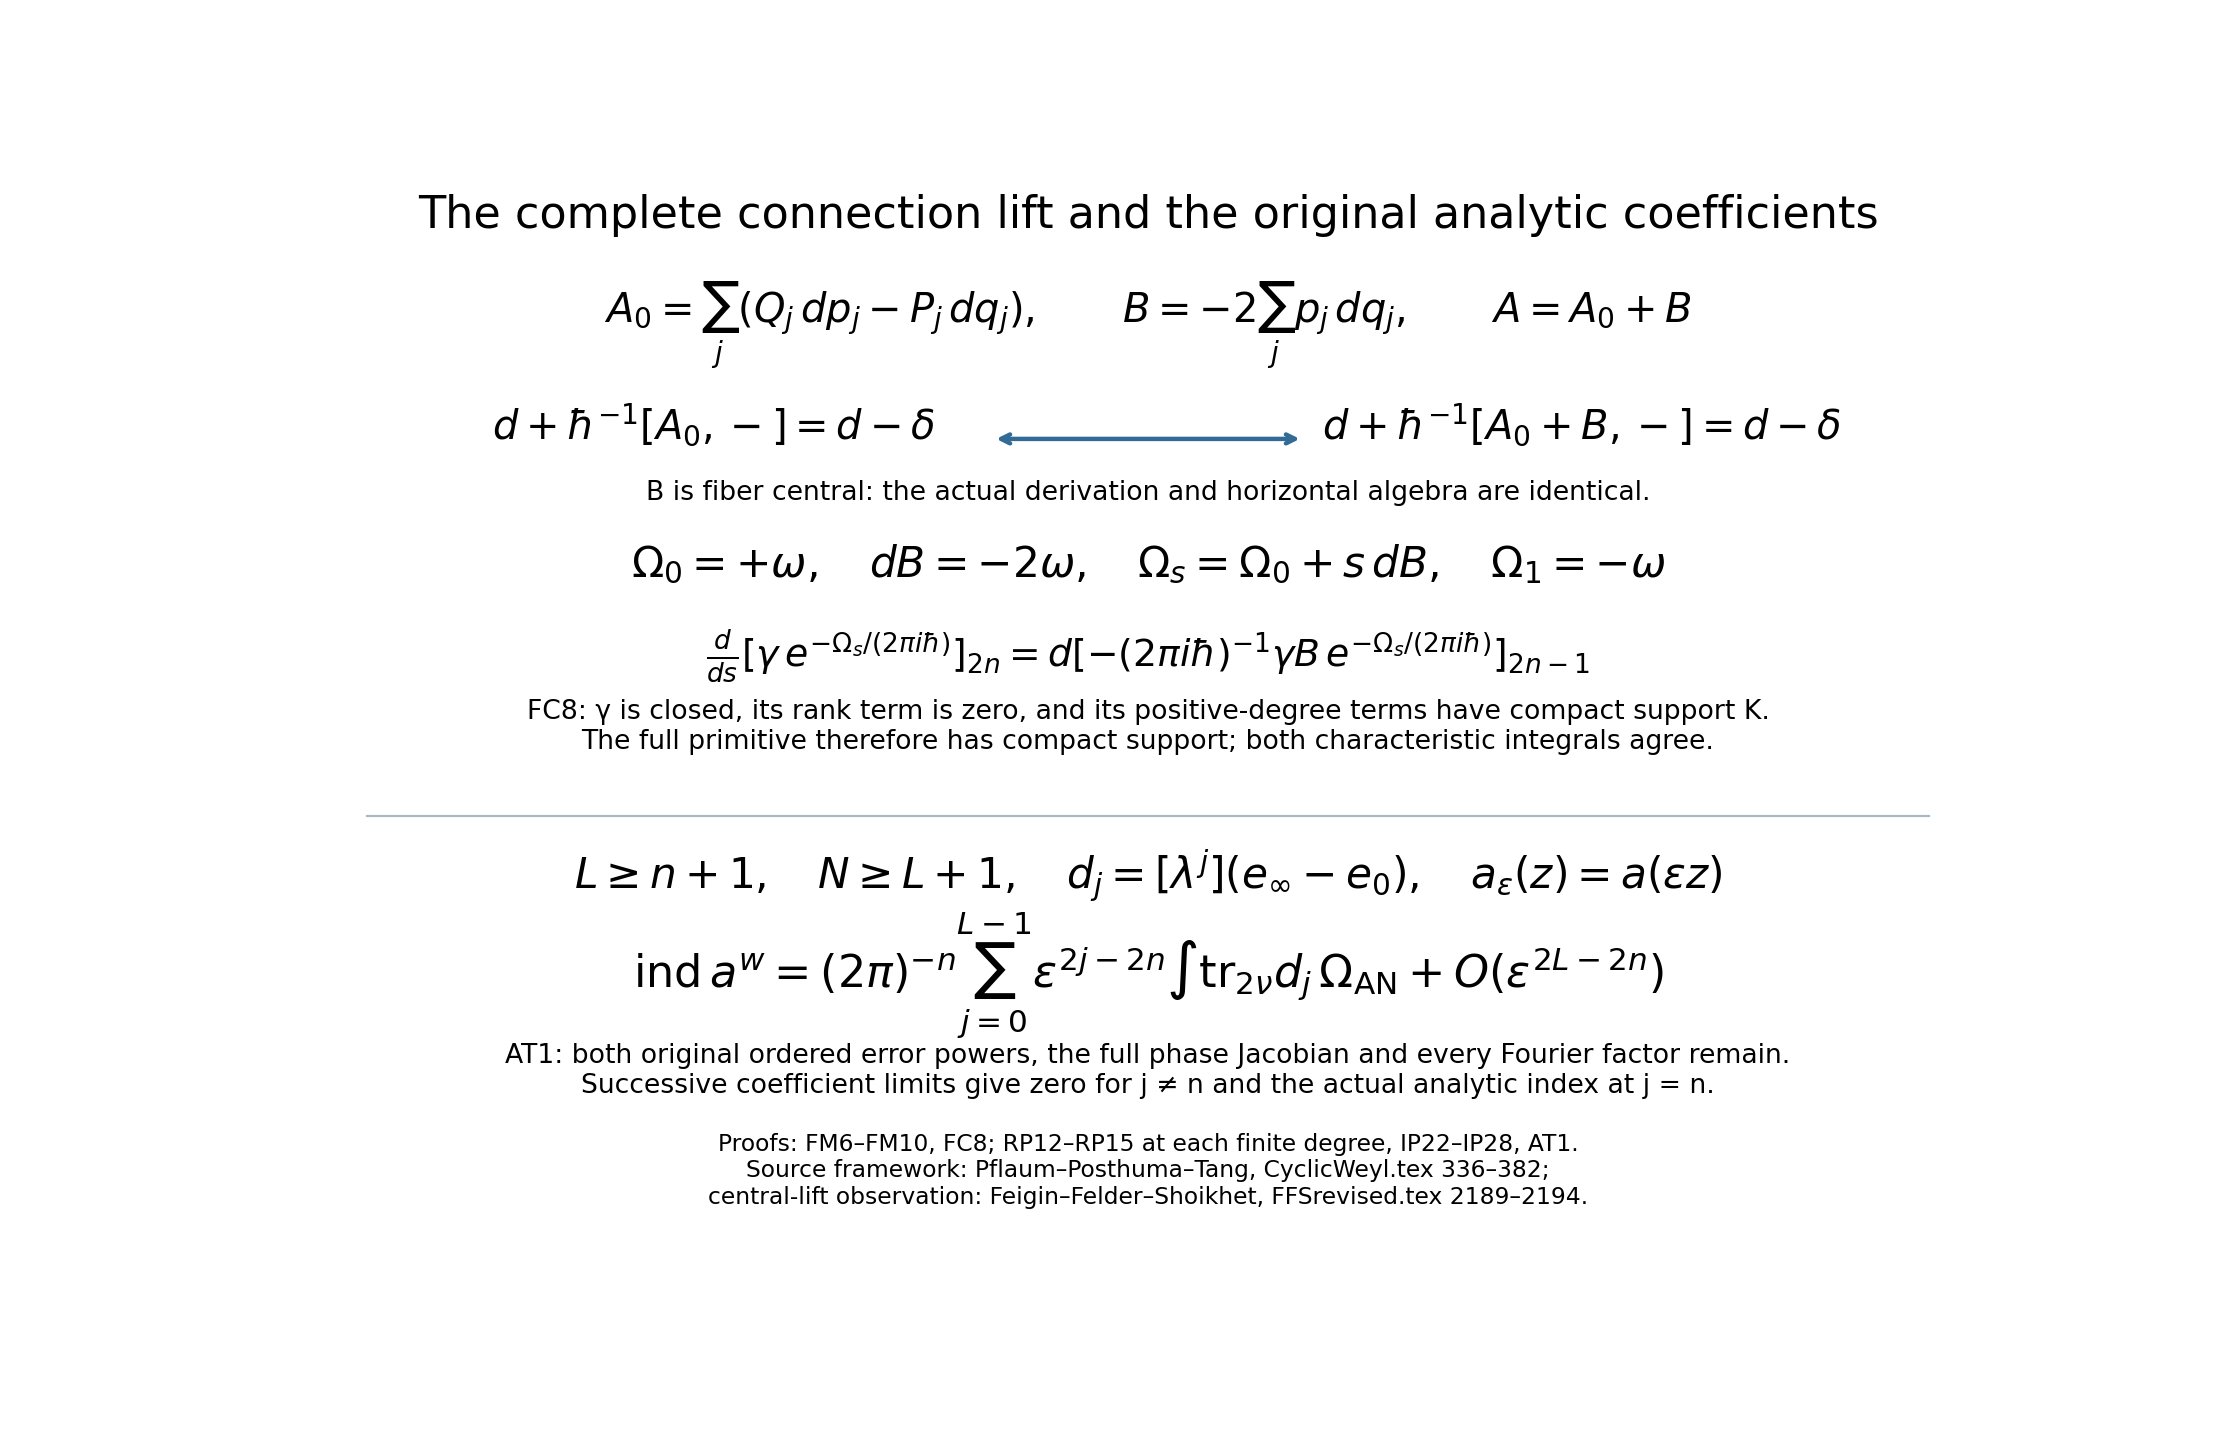

The Python source for this figure:
"""Render the exact central-lift and analytic coefficient maps in FC8 and AT1."""
from pathlib import Path
import matplotlib
matplotlib.use('Agg')
import matplotlib.pyplot as plt
P=Path(__file__).resolve().parent
fig,ax=plt.subplots(figsize=(14,9));ax.set(xlim=(0,1),ylim=(0,1));ax.axis('off')
ax.text(.5,.95,'The complete connection lift and the original analytic coefficients',ha='center',fontsize=20)
ax.text(.5,.865,r'$A_0=\sum_j(Q_j\,dp_j-P_j\,dq_j),\qquad B=-2\sum_jp_j\,dq_j,\qquad A=A_0+B$',ha='center',fontsize=18)
ax.text(.25,.76,r'$d+\hbar^{-1}[A_0,-]=d-\delta$',ha='center',fontsize=18)
ax.text(.75,.76,r'$d+\hbar^{-1}[A_0+B,-]=d-\delta$',ha='center',fontsize=18)
ax.annotate('',xy=(.59,.76),xytext=(.41,.76),arrowprops=dict(arrowstyle='<->',lw=2,color='#326b96'))
ax.text(.5,.705,'B is fiber central: the actual derivation and horizontal algebra are identical.',ha='center',fontsize=12)
ax.text(.5,.635,r'$\Omega_0=+\omega,\quad dB=-2\omega,\quad\Omega_s=\Omega_0+s\,dB,\quad\Omega_1=-\omega$',ha='center',fontsize=19)
ax.text(.5,.555,r'$\frac{d}{ds}[\gamma\,e^{-\Omega_s/(2\pi i\hbar)}]_{2n}=d[-(2\pi i\hbar)^{-1}\gamma B\,e^{-\Omega_s/(2\pi i\hbar)}]_{2n-1}$',ha='center',fontsize=17)
ax.text(.5,.48,'FC8: γ is closed, its rank term is zero, and its positive-degree terms have compact support K.\nThe full primitive therefore has compact support; both characteristic integrals agree.',ha='center',fontsize=12)
ax.axhline(.42,xmin=.05,xmax=.95,color='#a9b9c4',lw=1)
ax.text(.5,.355,r'$L\geq n+1,\quad N\geq L+1,\quad d_j=[\lambda^j](e_\infty-e_0),\quad a_\varepsilon(z)=a(\varepsilon z)$',ha='center',fontsize=19)
ax.text(.5,.265,r'$\mathrm{ind}\,a^w=(2\pi)^{-n}\sum_{j=0}^{L-1}\varepsilon^{2j-2n}\int\mathrm{tr}_{2\nu}d_j\,\Omega_{\rm AN}+O(\varepsilon^{2L-2n})$',ha='center',fontsize=20)
ax.text(.5,.17,'AT1: both original ordered error powers, the full phase Jacobian and every Fourier factor remain.\nSuccessive coefficient limits give zero for j ≠ n and the actual analytic index at j = n.',ha='center',fontsize=12)
ax.text(.5,.07,'Proofs: FM6–FM10, FC8; RP12–RP15 at each finite degree, IP22–IP28, AT1.\nSource framework: Pflaum–Posthuma–Tang, CyclicWeyl.tex 336–382;\ncentral-lift observation: Feigin–Felder–Shoikhet, FFSrevised.tex 2189–2194.',ha='center',fontsize=10.5)
fig.savefig(P/'matrix-index-receiving-maps.svg')
fig.savefig(P/'matrix-index-receiving-maps.png',dpi=160)
